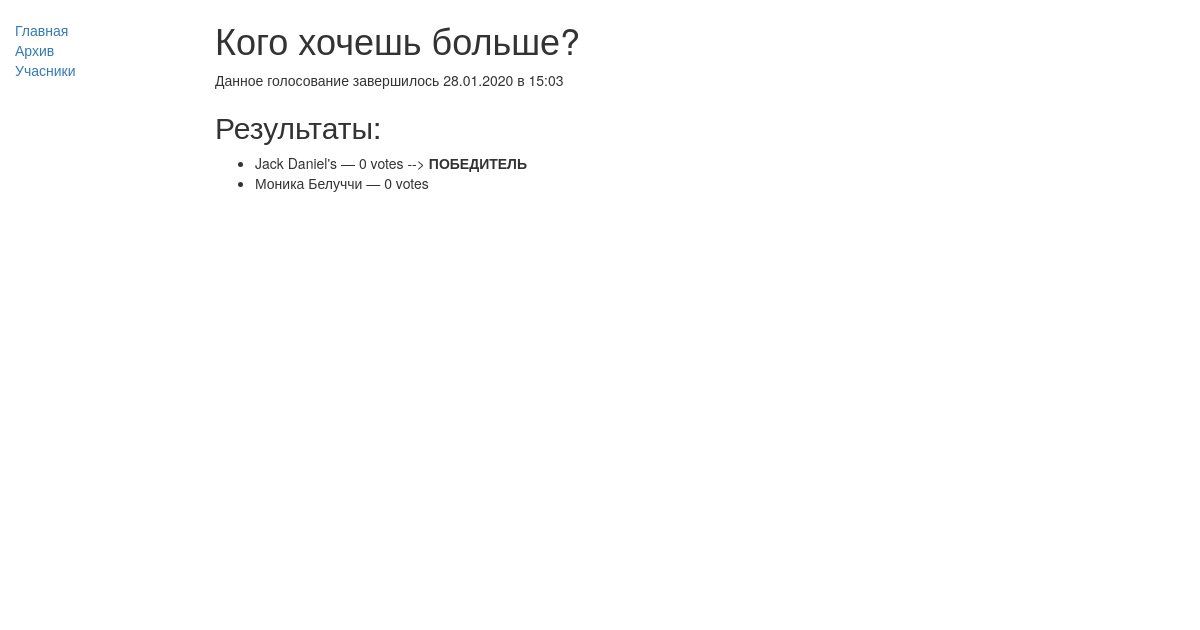
Page /polls/8/ on the earlier database version.
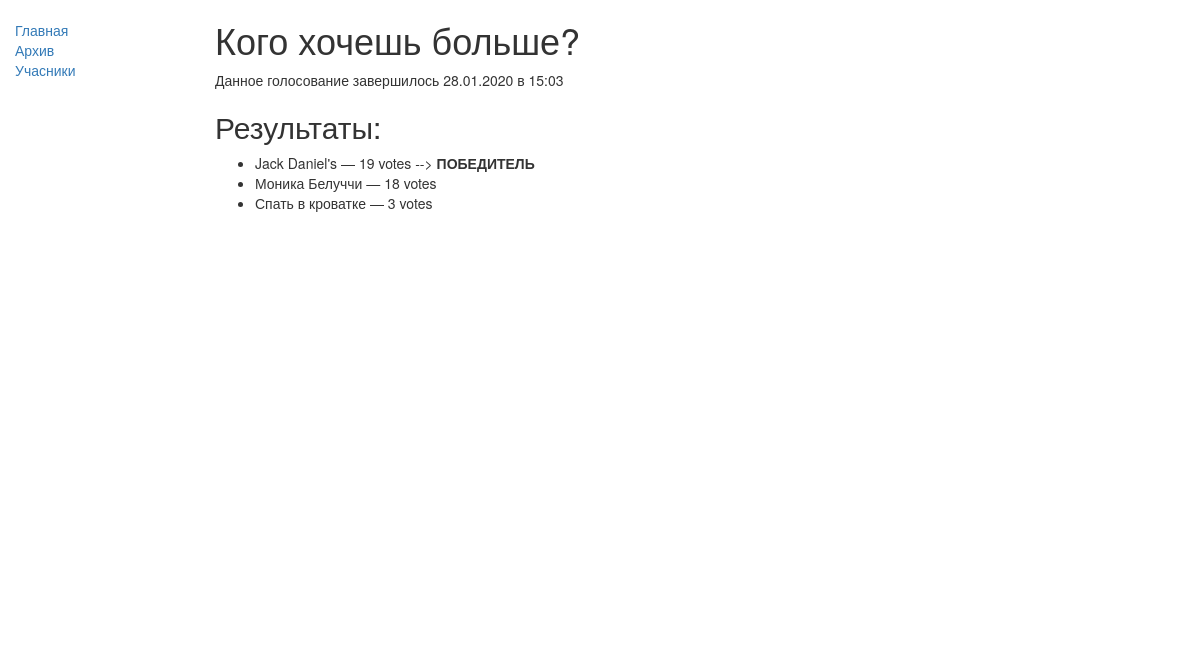
Same page on the later database version.
### polls/models.py (models this page shows, shortened)
class Choice(models.Model):
	YEARS_OLD=[(x,str(x)) for x in range(100)]
	question_id  = models.ForeignKey('Question', on_delete=models.CASCADE, blank=True, null=True, verbose_name='Вопрос', help_text='Укажите, в каком опросе нужно участвовать')
	votes        = models.IntegerField(verbose_name='Количество голосов', default=0)
	first_name   = models.CharField(verbose_name='Имя', max_length=100, blank=True, null=True)
	last_name    = models.CharField(verbose_name='Фамилия', max_length=100, blank=True, null=True)
	age          = models.DateField("Дата рождения", blank=True, null=True)
	photo_person = models.ImageField(upload_to='polls/person/photos/', blank=True, null=True)
	bio_person   = models.TextField(max_length=500, help_text='Кратко об участнике',
						verbose_name='Краткая биография' )
	class Meta:
		ordering = ["-votes"]
	def __str__(self):
		return '{1} {0}'.format(self.last_name, self.first_name)

### polls/views.py (the view)
# urls.py: path('<int:pk>/', views.DetailView.as_view(), name='detail'),
class DetailView(generic.DetailView):
    model = Question
    template_name = 'polls/detail.html'
    def get_queryset(self):
        for q in Question.objects.filter(pub_date__lte=timezone.now()):
            q.completed = q.was_completed()
            q.save()
        return Question.objects.filter(pub_date__lte=timezone.now())
    def get_context_data(self, **kwargs):
        context = super(DetailView, self).get_context_data(**kwargs)
        result = [['Участник', 'Количество голосов']]
        for pers in self.object.choice_set.all():
            result.append([' '.join([pers.first_name, pers.last_name]), pers.votes])
        context['graf'] = result
        return context

### polls/models.py (called while the page is built)
	def was_completed(self):
		if timezone.now() >= self.final_date: return True
		elif self.win_vote != 0:
			winner = False
			for pers in self.choice_set.all():
				winner = pers.votes >= self.win_vote
				if winner: return winner
			else: return False
		else: return False

### polls/templates/polls/detail.html (shortened to what this page needs)
{% extends "base_generic.html" %}
{% block content %}
{% if not question.completed %}
    <h1>{{ question.question_text }}</h1>
    <p>Данное голосование завершится {{ question.final_date|date:"d.m.Y в G:i" }} </p>
    {% if error_message %}<p><strong>{{ error_message }}</strong></p>{% endif %}
    {% if question.choice_set.all%}
    <form action="{% url 'polls:vote' question.id %}" method="post">
        {% csrf_token %}
        <h2>Вы голосуете за: </h2>
        {% for choice in question.choice_set.all %}
            <input type="radio" name="choice" id="choice{{ forloop.counter }}" value="{{ choice.id }}">
            <label for="choice{{ forloop.counter }}">{{ choice }}</label><br>
        {% endfor %}
        <input type="submit" value="Проголосовать">
    </form>
    {% else %}
        <h2>Участников пока не подвезли</h2>
    {% endif %}
{% else %}
    <h1>{{ question.question_text }}</h1>
    <p>Данное голосование завершилось {{ question.final_date|date:"d.m.Y в G:i" }} </p>
<h2>Результаты:</h2>
    {% if question.choice_set.all%}
        <ul>
        {% for choice in question.choice_set.all %}
            {% if forloop.first %}
                <li> {{ choice }} — {{ choice.votes }} vote{{ choice.votes|pluralize }} --> <b>ПОБЕДИТЕЛЬ</b> </li>
            {%else%}
                <li>{{ choice }} — {{ choice.votes }} vote{{ choice.votes|pluralize }}</li>
            {% endif %}
        {% endfor %}
        </ul>
        <div id="res" style="width: 500px; height: 400px;"></div>
    {% endif %}
{% endif %}
{% endblock %}

Differences in the rows shown:
changed Choice "Jack Daniel's": votes "0" → "19"
changed Choice "Моника Белуччи": votes "0" → "18"
added Choice: last_name+first_name "Спать в кроватке", votes "3"
